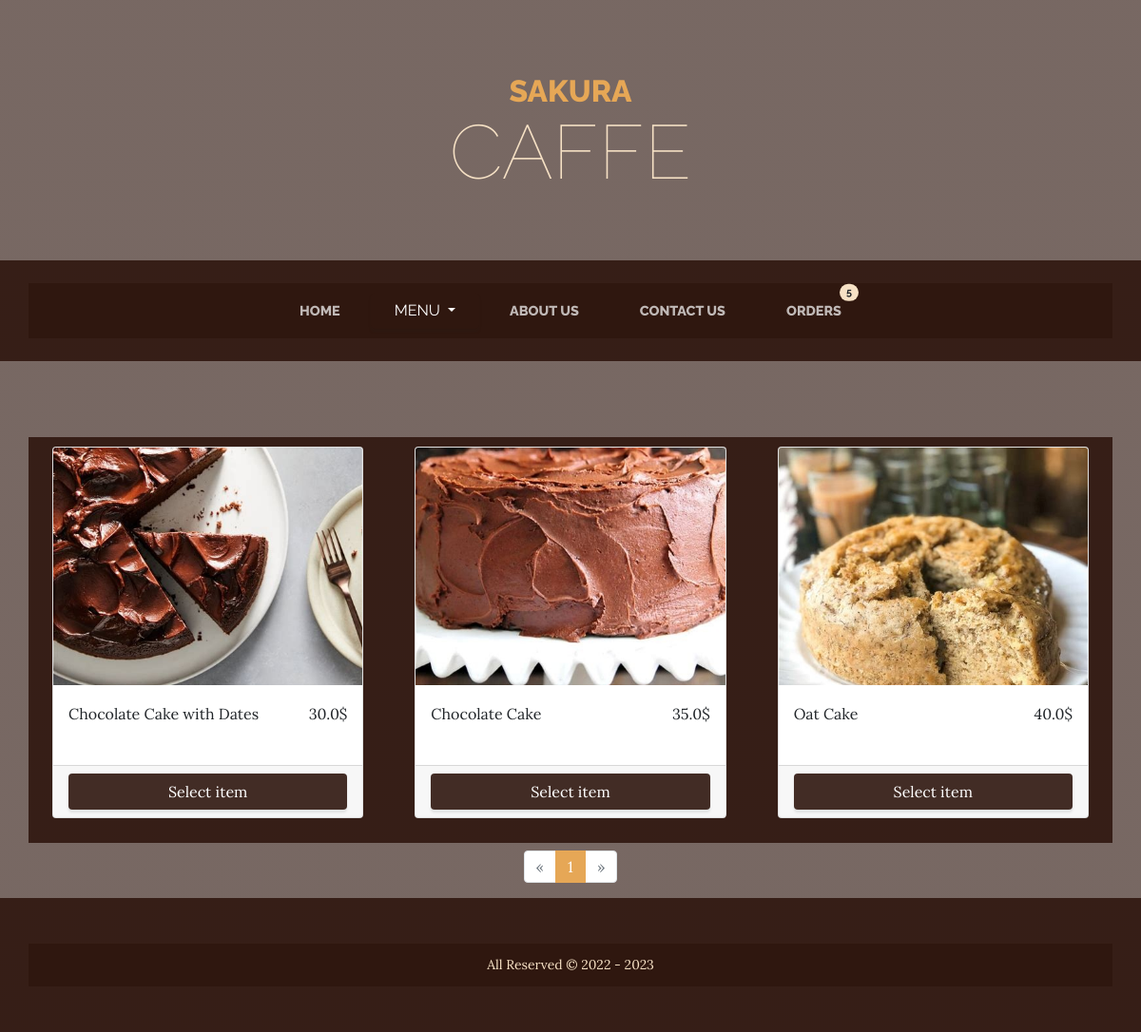
The page /menu/cakes on the database its author committed.
### menu/models.py (models this page shows, shortened)
class Item(models.Model):
    category = models.ForeignKey(Category, on_delete=models.CASCADE)
    image = models.ImageField(upload_to='media/images/items/')
    name = models.CharField(max_length=150)
    description = models.TextField()
    price = models.FloatField()
    available = models.BooleanField(default=True)
    created_at = models.DateTimeField(auto_now_add=True)
    updated_at = models.DateTimeField(auto_now=True)
    def __str__(self) -> str:
        return f"{self.name} - {self.updated_at}"

### menu/views.py (the view)
# urls.py: path('menu/<slug:category>', views.ItemsListView.as_view(), name="item_list"),
class ItemsListView(ListView):
    template_name = 'menu/item_list.html'
    model = Item
    context_object_name = "item_list"
    def get_queryset(self):
        category = Category.objects.get(slug=self.kwargs["category"])
        return Item.objects.filter(category=category)
    def get_context_data(self, **kwargs):
        context = super().get_context_data(**kwargs)
        context['categories'] = Category.objects.all()
        context['category'] = Category.objects.get(slug=self.kwargs['category'])
        page_number = self.request.GET.get('page') or 1
        print(context['item_list'])
        paginator = Paginator(context['item_list'], 3)
        try:
            page_obj = paginator.page(page_number)
        except EmptyPage:
            page_obj = paginator.page(1)
        context['item_list'] = page_obj.object_list
        context['page_obj'] = page_obj
        return context

### menu/models.py (called while the page is built)
    def __str__(self):
        return self.name

### menu/templates/menu/item_list.html (shortened to what this page needs)
{% extends 'base.html' %}
{% load static %}
{% block content %}
    <section class="page-section items-heading mb-2">
        <div class="container">
            <div id="list-item" class="row card-deck ">
                {% for item in item_list %}
                    <div class="col-lg-4 col-md-6 col-sm-4 mb-3">
                        <div class="card ">
                            <a href="{% url 'item_detail' item.category.slug item.id %}" class=" d-inline-block ">
                                <img class="card-img-top" src="{{ item.image.url }}" alt="product"/>
                            </a>
                            <div class="card-body">
                                <div class="card-title d-flex justify-content-between align-content-center"><p>
                                    {{ item.name }}</p>
                                    <p>{{ item.price }}$</p></div>
                            </div>
                            <div class="card-footer">
                                <button type="button" data-id="{{ item.id }}" class="btn btn-submit select-item w-100">
                                    Select item
                                </button>
                            </div>
                        </div>
                    </div>
                {% endfor %}
            </div>
        </div>
    </section>
{% endblock %}
{% block pagination %}
    <nav aria-label="Page navigation">
        <ul class="pagination justify-content-center">
            {% if page_obj.has_previous %}
                <li class="page-item">
                    <a class="page-link" href="?page={{ page_obj.previous_page_number }}" aria-label="Previous">
                        <span aria-hidden="true">&laquo;</span>
                    </a>
                </li>
            {% else %}
                <li class="page-item disabled">
                    <span class="page-link" aria-hidden="true">&laquo;</span>
                </li>
            {% endif %}
            {% for i in page_obj.paginator.page_range %}
                {% if page_obj.number == i %}
                    <li class="page-item active">
                        <span class="page-link">{{ i }} <span class="sr-only">(current)</span></span>
                    </li>
                {% elif i > page_obj.number|add:'-3' and i < page_obj.number|add:'3' %}
                    <li class="page-item"><a class="page-link" href="?page={{ i }}">{{ i }}</a></li>
                {% endif %}
            {% endfor %}
            {% if page_obj.has_next %}
                <li class="page-item">
                    <a class="page-link" href="?page={{ page_obj.next_page_number }}" aria-label="Next">
                        <span aria-hidden="true">&raquo;</span>
                    </a>
                </li>
            {% else %}
                <li class="page-item disabled">
                    <span class="page-link" aria-hidden="true">&raquo;</span>
                </li>
            {% endif %}
        </ul>
    </nav>
{% endblock %}

### menu/static/menu/css/custom.css (style rules this page uses)
:root { --main-color: rgba(47, 23, 15, 0.9) }
.container { background-color: var(--main-color); padding: 10px; }
.btn-submit { background-color: var(--main-color); color: #fff; }
.card-img-top { object-fit: cover; height: 250px; }

### rows shown on the page
Item: image (picture), name "Chocolate Cake with Dates", price "30.0"
Item: image (picture), name "Chocolate Cake", price "35.0"
Item: image (picture), name "Oat Cake", price "40.0"

### other values the page prints
{{ i }} "1"
